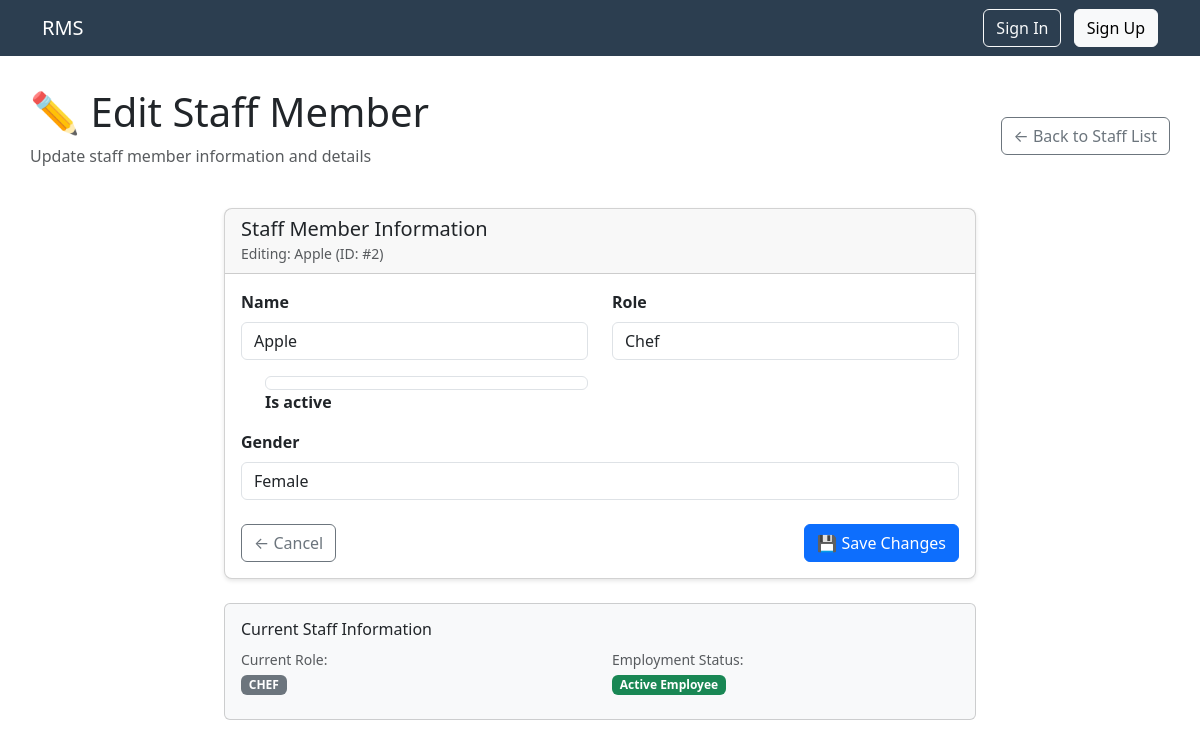
Page /staff/edit/2/ on the committed database.
### staff/models.py (models this page shows, shortened)
class StaffRole(models.Model):
    ROLES_OPTIONS = (
        ('MANAGER', 'Manager'),      # Manages restaurant operations
        ('CHEF', 'Chef'),            # Cooks food in kitchen
        ('WAITER', 'Waiter'),        # Serves customers, takes orders
        ('CLEANER', 'Cleaner'),      # Keeps restaurant clean
        ('CASHIER', 'Cashier')       # Handles payments
    )
    GENDER_CHOICES = (("M", "Male"), ("F", "Female"))
    name = models.CharField(max_length=100)                                # Staff member's full name
    role = models.CharField(max_length=20, choices=ROLES_OPTIONS, default='WAITER')  # Their job role
    gender = models.CharField(max_length=1, choices=GENDER_CHOICES, blank=True, null=True)  # Gender (optional)
    hired_on = models.DateField(auto_now_add=True, blank=True, null=True)  # Date they were hired
    is_active = models.BooleanField(default=True)                          # Are they currently working?

### staff/views.py (the view)
# urls.py: path('staff/edit/<int:staff_id>/', staff_views.staff_edit, name='staff_edit'),
def staff_edit(request, staff_id):
	staff_member = StaffRole.objects.get(id=staff_id)
	if request.method == 'POST':
		form = StaffForm(request.POST, instance=staff_member)
		if form.is_valid():
			form.save()
			return redirect('staff_list')
	else:
		form = StaffForm(instance=staff_member)
	return render(request, 'staff_edit.html', {'form': form, 'staff_member': staff_member})

### staff/forms.py
class StaffForm(forms.ModelForm):
    class Meta:
        model = StaffRole
        fields = ['name', 'role','gender', 'is_active'] # Exclude 'hired_on' as it's auto-set

### templates/staff_edit.html (shortened to what this page needs)
{% extends 'base.html' %}
{% block content %}
<div class="d-flex justify-content-between align-items-center mb-4">
    <div>
        <h1>✏️ Edit Staff Member</h1>
        <p class="text-muted">Update staff member information and details</p>
    </div>
    <a href="{% url 'staff_list' %}" class="btn btn-outline-secondary">← Back to Staff List</a>
</div>
<div class="row justify-content-center">
    <div class="col-lg-8">
        <div class="card content-card">
            <div class="card-header">
                <h3 class="h5 mb-0">Staff Member Information</h3>
                {% if staff_member %}
                <small class="text-muted">Editing: {{ staff_member.name }} (ID: #{{ staff_member.id }})</small>
                {% endif %}
            </div>
            <div class="card-body">
                <form method="post" class="needs-validation" novalidate>
                    <div class="row">
                        <div class="col-md-6">
                            {% if form.name %}
                            <div class="mb-3">
                                <label for="{{ form.name.id_for_label }}" class="form-label">
                                    <strong>{{ form.name.label }}</strong>
                                </label>
                                {{ form.name }}
                            </div>
                            {% endif %}
                        </div>
                        <div class="col-md-6">
                            {% if form.role %}
                            <div class="mb-3">
                                <label for="{{ form.role.id_for_label }}" class="form-label">
                                    <strong>{{ form.role.label }}</strong>
                                </label>
                                {{ form.role }}
                            </div>
                            {% endif %}
                        </div>
                    </div>
                    <div class="row">
                        <div class="col-md-6">
                            {% if form.is_active %}
                            <div class="mb-3">
                                <div class="form-check">
                                    {{ form.is_active }}
                                    <label for="{{ form.is_active.id_for_label }}" class="form-check-label">
                                        <strong>{{ form.is_active.label }}</strong>
                                    </label>
                                </div>
                            </div>
                            {% endif %}
                        </div>
                        <div class="col-md-6">
                        </div>
                    </div>
                    {% for field in form %}
                        {% if field.name not in "name,role,email,phone,hired_on,salary,is_active" %}
                        <div class="mb-3">
                            <label for="{{ field.id_for_label }}" class="form-label">
                                <strong>{{ field.label }}</strong>
                            </label>
                            {{ field }}
                        </div>
                        {% endif %}
                    {% endfor %}
                    <div class="d-flex justify-content-between mt-4">
                        <a href="{% url 'staff_list' %}" class="btn btn-outline-secondary">
                            ← Cancel
                        </a>
                        <div>
                            <button type="submit" class="btn btn-primary">
                                💾 Save Changes
                            </button>
                        </div>
                    </div>
                </form>
            </div>
        </div>
    </div>
</div>
{% if staff_member %}
<div class="row justify-content-center mt-4">
    <div class="col-lg-8">
        <div class="card bg-light">
            <div class="card-body">
                <h6 class="card-title">Current Staff Information</h6>
                <div class="row">
                    <div class="col-md-6">
                        <small class="text-muted">Current Role:</small>
                        <div class="mb-2">
                            {% if staff_member.role == 'Manager' %}
                                <span class="badge bg-danger">{{ staff_member.role }}</span>
                            {% elif staff_member.role == 'Chef' %}
                                <span class="badge bg-warning">{{ staff_member.role }}</span>
                            {% elif staff_member.role == 'Waiter' %}
                                <span class="badge bg-info">{{ staff_member.role }}</span>
                            {% else %}
                                <span class="badge bg-secondary">{{ staff_member.role }}</span>
                            {% endif %}
                        </div>
                    </div>
                    <div class="col-md-6">
                        <small class="text-muted">Employment Status:</small>
                        <div class="mb-2">
                            {% if staff_member.is_active %}
                                <span class="badge bg-success">Active Employee</span>
                            {% else %}
                                <span class="badge bg-danger">Inactive</span>
                            {% endif %}
                        </div>
                    </div>
                </div>
            </div>
        </div>
    </div>
</div>
{% endif %}
{% endblock %}

### templates/base.html (style rules this page uses)
.content-card { box-shadow: 0 2px 4px rgba(0,0,0,0.1); border-radius: 8px; }

### rows in the picture
StaffRole: name "Apple", id "2", role "Chef", is_active "☑", form "Female", role "CHEF"

### other values in the picture
{{ field.label }} "Gender"
